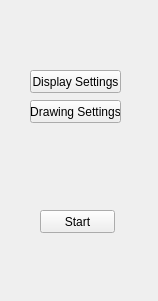
<?xml version="1.0" encoding="UTF-8"?>
<ui version="4.0">
 <class>Widget</class>
 <widget class="QWidget" name="Widget">
  <property name="geometry">
   <rect>
    <x>0</x>
    <y>0</y>
    <width>158</width>
    <height>301</height>
   </rect>
  </property>
  <property name="windowTitle">
   <string>Widget</string>
  </property>
  <widget class="QStackedWidget" name="stackedWidget">
   <property name="geometry">
    <rect>
     <x>0</x>
     <y>0</y>
     <width>161</width>
     <height>301</height>
    </rect>
   </property>
   <property name="currentIndex">
    <number>0</number>
   </property>
   <widget class="QWidget" name="page">
    <widget class="QPushButton" name="BtnDisplay">
     <property name="geometry">
      <rect>
       <x>30</x>
       <y>70</y>
       <width>91</width>
       <height>23</height>
      </rect>
     </property>
     <property name="text">
      <string>Display Settings</string>
     </property>
    </widget>
    <widget class="QPushButton" name="BtnDrawing">
     <property name="geometry">
      <rect>
       <x>30</x>
       <y>100</y>
       <width>91</width>
       <height>23</height>
      </rect>
     </property>
     <property name="text">
      <string>Drawing Settings</string>
     </property>
    </widget>
    <widget class="QPushButton" name="BtnStart">
     <property name="geometry">
      <rect>
       <x>40</x>
       <y>210</y>
       <width>75</width>
       <height>23</height>
      </rect>
     </property>
     <property name="text">
      <string>Start</string>
     </property>
    </widget>
   </widget>
   <widget class="QWidget" name="page_2">
    <widget class="QPushButton" name="BtnBack2">
     <property name="geometry">
      <rect>
       <x>40</x>
       <y>240</y>
       <width>75</width>
       <height>23</height>
      </rect>
     </property>
     <property name="text">
      <string>&lt;&lt; Back</string>
     </property>
    </widget>
    <widget class="QCheckBox" name="checkBox">
     <property name="geometry">
      <rect>
       <x>30</x>
       <y>70</y>
       <width>70</width>
       <height>17</height>
      </rect>
     </property>
     <property name="text">
      <string>CheckBox</string>
     </property>
    </widget>
    <widget class="QCheckBox" name="checkBox_2">
     <property name="geometry">
      <rect>
       <x>30</x>
       <y>100</y>
       <width>70</width>
       <height>17</height>
      </rect>
     </property>
     <property name="text">
      <string>CheckBox</string>
     </property>
    </widget>
    <widget class="QCheckBox" name="checkBox_3">
     <property name="geometry">
      <rect>
       <x>30</x>
       <y>130</y>
       <width>70</width>
       <height>17</height>
      </rect>
     </property>
     <property name="text">
      <string>CheckBox</string>
     </property>
    </widget>
    <widget class="QLabel" name="label">
     <property name="geometry">
      <rect>
       <x>40</x>
       <y>20</y>
       <width>81</width>
       <height>16</height>
      </rect>
     </property>
     <property name="text">
      <string>Display Settings</string>
     </property>
    </widget>
   </widget>
   <widget class="QWidget" name="page_3">
    <widget class="QPushButton" name="BtnBack1">
     <property name="geometry">
      <rect>
       <x>40</x>
       <y>240</y>
       <width>75</width>
       <height>23</height>
      </rect>
     </property>
     <property name="text">
      <string>&lt;&lt; Back</string>
     </property>
    </widget>
    <widget class="QCheckBox" name="checkBox_4">
     <property name="geometry">
      <rect>
       <x>40</x>
       <y>70</y>
       <width>70</width>
       <height>17</height>
      </rect>
     </property>
     <property name="text">
      <string>CheckBox</string>
     </property>
    </widget>
    <widget class="QCheckBox" name="checkBox_5">
     <property name="geometry">
      <rect>
       <x>40</x>
       <y>100</y>
       <width>70</width>
       <height>17</height>
      </rect>
     </property>
     <property name="text">
      <string>CheckBox</string>
     </property>
    </widget>
    <widget class="QCheckBox" name="checkBox_6">
     <property name="geometry">
      <rect>
       <x>40</x>
       <y>130</y>
       <width>70</width>
       <height>17</height>
      </rect>
     </property>
     <property name="text">
      <string>CheckBox</string>
     </property>
    </widget>
    <widget class="QLabel" name="label_2">
     <property name="geometry">
      <rect>
       <x>30</x>
       <y>20</y>
       <width>91</width>
       <height>16</height>
      </rect>
     </property>
     <property name="text">
      <string>Drawing Settings</string>
     </property>
    </widget>
   </widget>
  </widget>
 </widget>
 <layoutdefault spacing="6" margin="11"/>
 <resources/>
 <connections/>
</ui>
